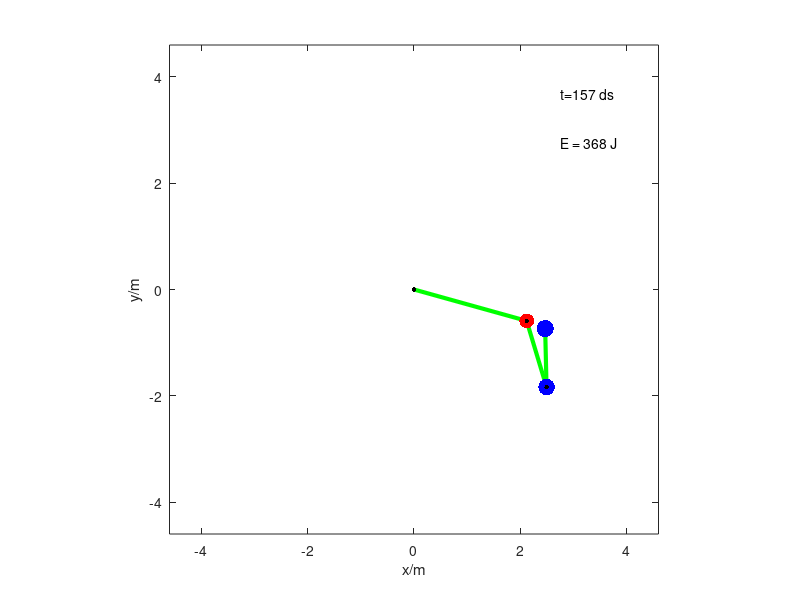

This chart was generated by the following MATLAB code:
% Pendulul gravitational dublu
% Novetschi Vlad
clear; close all; clc;

%am implementat pendulul gravitational triplu, folosind ecuatile deduse din lagrangian.
%din pacate, posibil din cauza unei erori de calcul, sistemul este instabil numeric, rezultand in
%viteze si unghiuri extrem de mari dupa cateva iteratii, ce depasesc precizia matlab-ului.
%am incercat sa rezolvam aceasta problema mentinand unghiurile in intervalul 0 2pi 
%si limitand vitezele pendulului, insa sistemul nu mentine o energie constanta.
%am lucrat impreuna cu colegul meu Anghel Andrei pentru calculul si implementarea ecuatilor.

RT=0; % selector real time(1) / slow motion(0)

g=9.80665; % m/s^2; acceleratia gravitationala terestra

% Parametrii fizici ai sistemului mecanic:

L1=2.2; L2=1.3; L3 = 1.1 % m; lungimile tijelor

m1=1.2; m2=1.7; m3= 1.9 % kg; masele corpurilor

% Conditiile initiale - orice unghiuri intre -180 si +180!

theta10=100; theta20=70; theta30=20 % grade; unghiurile initiale

theta10=theta10*pi/180; theta20=theta20*pi/180; theta30=theta30*pi/180 % conversia in rad

OM10=10; OM20=-20; OM30=0; % grade/s; vitezele unghiulare initiale

OM10=OM10*pi/180; OM20=OM20*pi/180; OM30=OM30*pi/180% conversia in rad/s

% Definirea duratelor caracteristice:

omega1=sqrt(g/L1); omega2=sqrt(g/L2); omega3=sqrt(g/L3) % pulsatii proprii ale componentelor

T1=2*pi/omega1; T2=2*pi/omega2; T3=3*pi/omega3% perioade proprii ale componentelor

T=max(T1,T2);
T=max(T,T3); % "timp caracteristic" al miscarii pendulului dublu

ti=0; tf=5*T; N=10000; t=linspace(ti,tf,N); dt=t(2)-t(1); % timpul discret

% Prealocare si valori de start:

theta1=zeros(1,N); theta2=theta1; theta3=theta1; % prealocare unghiuri

OM1=zeros(1,N); OM2=OM1; OM3=OM1;% prealocare viteze unghiulare

T=zeros(1,N);
U=zeros(1,N);
H=zeros(1,N);

theta1(1)=theta10; theta2(1)=theta20; theta3(1)=theta30; % unghiuri de start pas 1

theta1(2)=theta10+OM10*dt; theta2(2)=theta20+OM20*dt; theta3(2)=theta30+OM30*dt; % unghiuri de start pas 2

OM1(1)=OM10; OM2(1)=OM20;  OM3(1)=OM30; % valori de start ale vitezelor unghiulare

% Notatii ajutatoare:

miu=1+m1/m2; % coeficient adimensional

r=L2/L1; % coeficient adimensional

%a11=miu; a22=r; % coeficienti diagonala principala (constanti)

%Coeficienti constanti de pe diagonala principala
a11 = L1^2*(m1 + m2 + m3);
a22 = L2^2*(m2+m3);
a33 = m3*L3^2;
%%%
tic;

b1=0;
b2=0;
b3=0;

for i=2:N-1 % ciclul recurentelor

    %aux=theta2(i)-theta1(i);
    %a21=cos(aux); a12=a21*r; % coeficienti diagonala secundara (variabili)

    %coeficienti variabili 
    a12 = (m2+m3)*L1*L2*cos(theta1(i)-theta2(i));
    a21 = (m3+m2)*L1*L2*cos(theta2(i)-theta1(i));
    a13 = m3*L1*L3*cos(theta1(i)-theta3(i));
    a31 = m3*L1*L3*cos(theta1(i)-theta3(i));
    a32 = m3*L2*L3*cos(theta2(i)-theta3(i));
    a23 = m3*L2*L3*cos(theta2(i)-theta3(i));
    %%
    % Pentru vitezele unghiulare curente folosim derivatele la stanga:

    OM1(i)=(theta1(i)-theta1(i-1))/dt; % viteza corpului 1 la pasul i

    OM2(i)=(theta2(i)-theta2(i-1))/dt; % viteza corpului 2 la pasul i
    
    OM3(i)=(theta3(i)-theta3(i-1))/dt; % viteza corpului 3 la pasul i
    
    U(i)=-g*((m1+m2+m3)*L1*cos(theta1(i))+(m2+m3)*L2*cos(theta2(i))+m3*L3*cos(theta3(i)));
    vabs2=OM2(i)^2+OM1(i)^2+2*OM1(i)*OM2(i)*cos(theta2(i)-theta1(i));
    unghivabs2=atan(OM2(i)*sin(theta2(i)-theta1(i))/(OM1(i)+OM2(i)*cos(theta2(i)-theta1(i))));
    T(i)=1/2*(m1*OM1(i)^2+m2*vabs2+m3*OM3(i)^2+m3*(OM3(i)^2+vabs2^2+2*vabs2*OM3(i)*cos(theta3(i)-theta2(i)+unghivabs2)));
    H(i)=U(i)+T(i);
    
    
     limitaviteza = 0.001;
    if (abs(OM1(i))>limitaviteza)
      OM1(i)=limitaviteza*sign(OM1(i));
    endif
    if (abs(OM2(i))>limitaviteza)
      OM2(i)=limitaviteza*sign(OM2(i));
    endif
    if (abs(OM3(i))>limitaviteza)
      OM3(i)=limitaviteza*sign(OM3(i));
    endif
   
    
    %b1=r*OM2(i)^2*sin(aux)-g/L1*miu*sin(theta1(i)); % termen "liber" 1

    %b2=-OM1(i)^2*sin(aux)-g/L1*sin(theta2(i)); % termen "liber" 2

    %termeni liberi
    b1 = g*L1*sin(theta1(i))*(m1+m2+m3) + m2*L1*L2*sin(theta1(i)-theta2(i))*OM1(i)*OM2(i) + m3*L1*L3*sin(theta1(i)-theta3(i)) + m3*L1*L2*sin(theta1(i)-theta2(i))*OM1(i)*OM2(i)  + (m2+m3)*L1*L2*(sin(theta2(i)-theta1(i))*(OM1(i)-OM2(i))*OM2(i)) + m3*L1*L3*(sin(theta3(i)-theta1(i))*(OM1(i)-OM3(i))*OM3(i));
    b1=-b1;
    
    b2 = g*L2*(m2*sin(theta2(i)) + m3*sin(theta2(i))) + OM1(i)*OM2(i)*L1*L2*sin(theta2(i)-theta1(i))*(m2 + m3)+ m3*L2*L3*sin(theta2(i)-theta3(i))*OM2(i)*OM3(i) + (m2 + m3)*L1*L2*sin(theta2(i)-theta1(i))*(OM1(i)-OM2(i))*OM1(i) + m3*L2*L3*sin(theta3(i) - theta2(i))*(OM2(i) - OM3(i))*OM3(i);
    b2=-b2;
    
    b3 = m3*g*L3*sin(theta3(i)) * m3*L2*L3 * sin(theta2(i) - theta3(i))*OM2(i)*OM3(i) - m3*L1*L3*sin(theta1(i) - theta3(i))*OM1(i)*OM3(i) + m3*L1*L3*sin(theta3(i) - theta1(i))*(OM1(i) - OM3(i))*OM1(i) + m3*L2*L3*sin(theta3(i) - theta2(i))*(OM2(i) - OM3(i))*OM2(i);
    b3=-b3;
    
    %%
    
    
    
    A=[a11,a12,a13;a21,a22,a23;a31,a32,a33]; B=[b1;b2;b3]; % matrice sistem si coloana termeni liberi

    E=A\B; % rezolvarea sistemului liniar in forma matriceala

    eps1=E(1); eps2=E(2); eps3=E(3);% acceleratiile unghiulare curente

    % Recurentele de ordinul II:

    theta1(i+1)=2*theta1(i)-theta1(i-1)+dt^2*eps1; % corp 1

    theta2(i+1)=2*theta2(i)-theta2(i-1)+dt^2*eps2; % corp 2
    
    theta3(i+1)=2*theta3(i)-theta3(i-1)+dt^2*eps3; % corp 3
    
    theta1(i+1) = mod (theta1(i+1)+pi, 2*pi)-pi;
    theta2(i+1) = mod (theta2(i+1)+pi, 2*pi)-pi;
    theta3(i+1) = mod (theta3(i+1)+pi, 2*pi)-pi;
   

endfor;

OM1(N)=(theta1(N)-theta1(N-1))/dt; % viteza unghiulara corp 1 la pasul N

OM2(N)=(theta2(N)-theta2(N-1))/dt; % viteza unghiulara corp 2 la pasul N

OM3(N)=(theta3(N)-theta3(N-1))/dt; % viteza unghiulara corp 3 la pasul N
toc; % afiseaza timpul de calcul al solutiei numerice

% Coordonate carteziene ale corpurilor:

x1=L1*sin(theta1); x2=x1+L2*sin(theta2); x3=x2+L3*sin(theta3);% coordonate orizontale

y1=-L1*cos(theta1); y2=y1-L2*cos(theta2); y3=y2-L3*cos(theta3);% coordonate verticale

% Energiile cinetica, potentiala, si respectiv totala:

%T=1/2*(m1*L1^2*OM1.^2+m2*(L1^2*OM1.^2+L2^2*OM2.^2+2*L1*L2*OM1.*OM2.*cos(theta2-theta1)));

%U=-g*((m1+m2)*L1*cos(theta1)+m2*L2*cos(theta2));

%H=T+U; % hamiltonianul sistemului - energia totala

figure(1);

Lmax=L1+L2+L3; % semilatura cadrului grafic

coef=30; % controleaza dimensiunile grafice ale corpurilor

rg1=coef*m1^(1/3); rg2=coef*m2^(1/3); rg3=coef*m3^(1/3);% raze "grafice"

tic; simt=0; % porneste cronometrul si initializeaza timpul simularii

while simt<=tf % ciclul grafic

  j=abs(t-simt)==min(abs(t-simt)); % cauta cel mai apropiat t din discretizare

  plot([0 x1(j) x2(j) x3(j)],[0 y1(j) y2(j) y3(j)],'-g','LineWidth',3); hold on; % tije

  xlabel('x/m'); ylabel('y/m');

  plot(0,0,'.k','MarkerSize',10); % articulatie de suspensie

  plot(x1(j),y1(j),'.r','MarkerSize',rg1); % corpul 1

  plot(x1(j),y1(j),'.k','MarkerSize',10); % articulatie corp 1

  plot(x2(j),y2(j),'.b','MarkerSize',rg2); % corpul 2
  
  plot(x2(j),y2(j),'.k','MarkerSize',10); % articulatie corp 2
  
  plot(x3(j),y3(j),'.b','MarkerSize',rg3); % corpul 3

  axis([-Lmax Lmax -Lmax Lmax]); axis square; % cadrul grafic

  text(3/5*Lmax,3/5*Lmax,['E = ',num2str(round(H(j))),' J']);

  if RT==1 % real time(1) / slow motion(0)

    simt=toc; % actualizeaza timpul simularii cu ceasul sistemului

    text(3/5*Lmax,4/5*Lmax,['t = ',num2str(round(t(j))),' s']);

  else

    simt=simt+1e-1; % incrementeaza cu o decisecunda

    text(3/5*Lmax,4/5*Lmax,['t=',num2str(round(t(j)*10)),' ds']);

  end

  pause(1e-10); 
  hold off

end